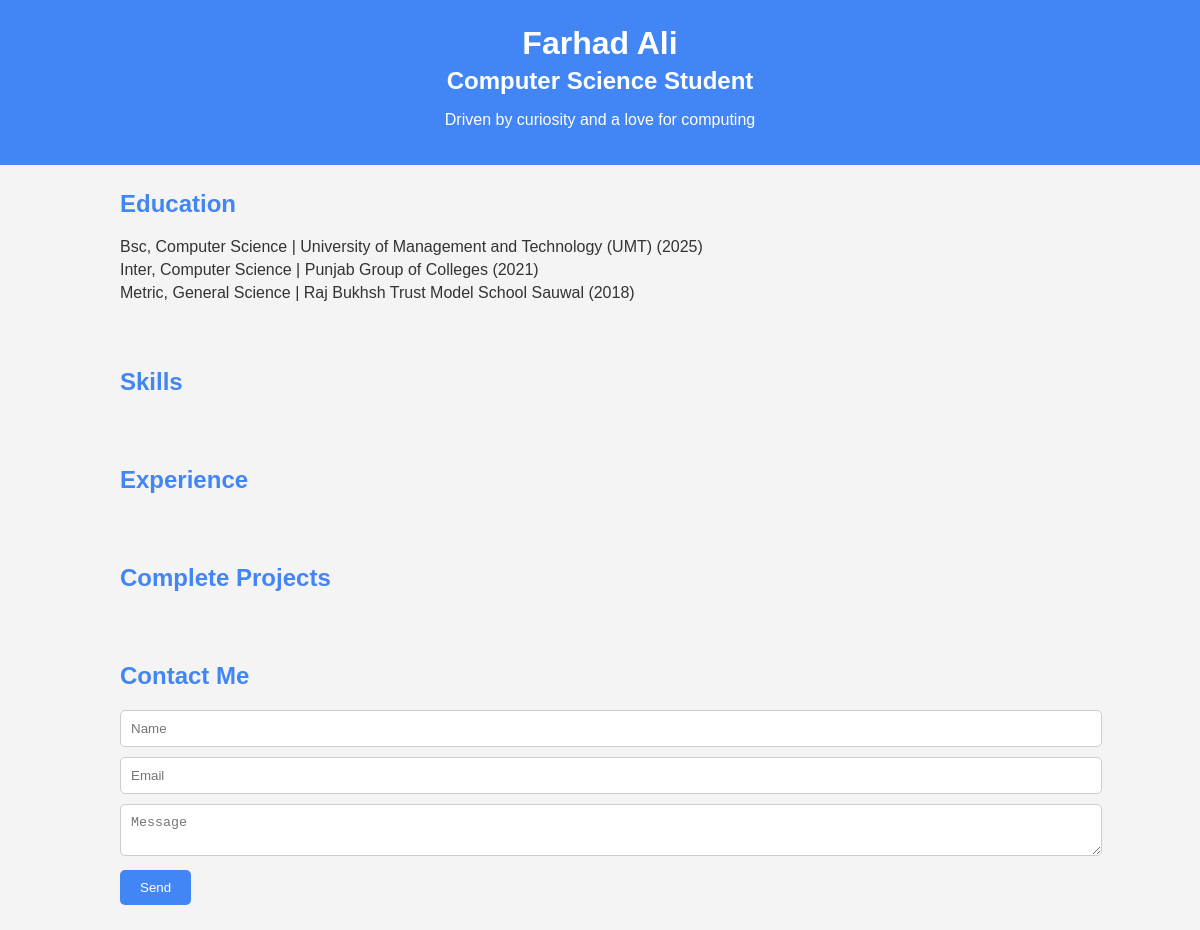
The page / on the database its author committed.
### core/models.py (models this page shows)
class Education(models.Model):
    degree = models.CharField(max_length=100)
    institution = models.CharField(max_length=100)
    year_completed = models.IntegerField()

### core/views.py (the view)
# urls.py: path('', views.home, name='home'),
def home(request):
    context = {
        'education': Education.objects.all(),
        'skills': Skill.objects.all(),
        'experience': Experience.objects.all(),
        'projects': Project.objects.all(),
    }
    return render(request, 'core/home.html', context)

### core/templates/core/home.html (shortened to what this page needs)
{% load static %}
<!DOCTYPE html>
<html lang="en">
<head>
    <link rel="stylesheet" href="{% static 'styles.css' %}">
</head>
<body>
    <header>
        <div class="container">
            <h1>Farhad Ali</h1>
            <h2>Computer Science Student</h2>
            <p>Driven by curiosity and a love for computing</p>
        </div>
    </header>
    <section id="education">
        <div class="container">
            <h2>Education</h2>
            <ul>
                {% for edu in education %}
                <li>{{ edu.degree }} | {{ edu.institution }} ({{ edu.year_completed }})</li>
                {% endfor %}
            </ul>
        </div>
    </section>
    <section id="skills">
        <div class="container">
            <h2>Skills</h2>
        </div>
    </section>
    <section id="experience">
        <div class="container">
            <h2>Experience</h2>
        </div>
    </section>
    <section id="projects">
        <div class="container">
            <h2>Complete Projects</h2>
        </div>
    </section>
    <section id="contact">
        <div class="container">
            <h2>Contact Me</h2>
            <form method="post" action="{% url 'contact_form' %}">
                <input type="text" name="name" placeholder="Name" required>
                <input type="email" name="email" placeholder="Email" required>
                <textarea name="message" placeholder="Message" required></textarea>
                <button type="submit">Send</button>
            </form>
        </div>
    </section>
</body>
</html>

### static/styles.css (style rules this page uses)
body { font-family: Arial, sans-serif; margin: 0; padding: 0; background-color: #f4f4f4; color: #333; }
.container { width: 80%; margin: 0 auto; }
header { background-color: #4285f4; color: #fff; padding: 20px; text-align: center; }
header h1, header h2 { margin: 5px 0; }
section { padding: 25px 0; }
section h2 { margin-top: 0; color: #4285f4; }
ul { list-style-type: none; padding: 0; }
li { margin-bottom: 5px; }
input[type="text"], input[type="email"], textarea { width: 100%; padding: 10px; margin-bottom: 10px; border: 1px solid #ccc; border-radius: 5px; }
button[type="submit"] { padding: 10px 20px; background-color: #4285f4; color: #fff; border: none; border-radius: 5px; cursor: pointer; }

### rows shown on the page
Education: degree "Bsc, Computer Science", institution "University of Management and Technology (UMT)", year_completed "2025"
Education: degree "Inter, Computer Science", institution "Punjab Group of Colleges", year_completed "2021"
Education: degree "Metric, General Science", institution "Raj Bukhsh Trust Model School Sauwal", year_completed "2018"
